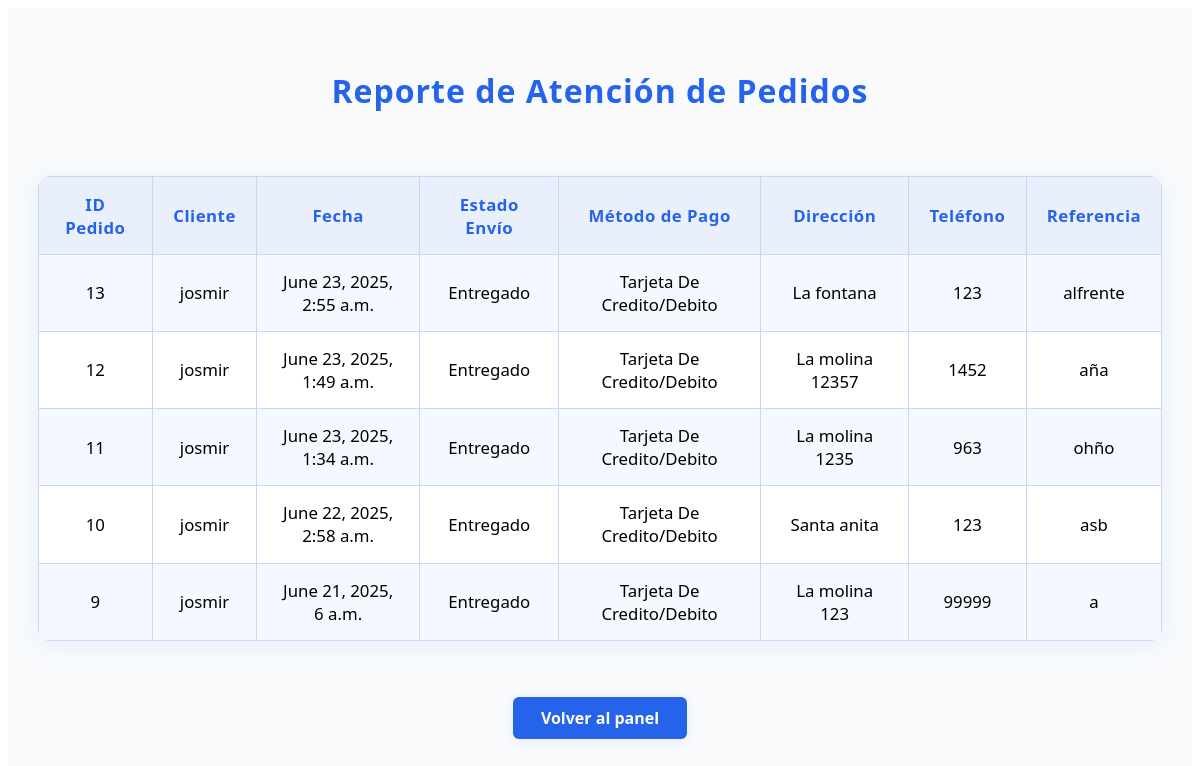
The app's page /directivo/reporte-atencion-pedidos/, older data.
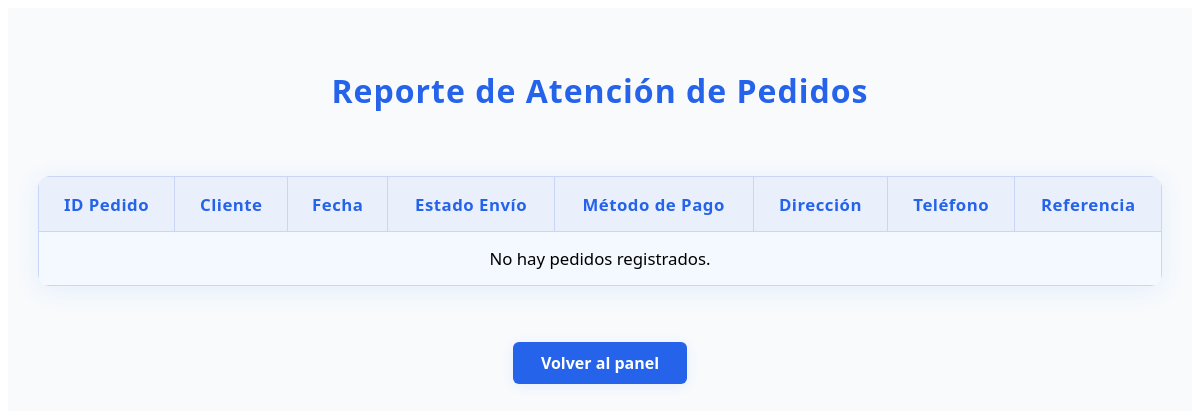
The same page, newer data.
### Cliente/pedidos/models.py (models this page shows, shortened)
class Pedido(models.Model):
    id_pedido = models.AutoField(primary_key=True)
    nombre_cliente = models.CharField(max_length=50)
    fecha = models.DateTimeField(default=timezone.now)
    estado_envio = models.CharField(max_length=50)
    id_metodo = models.ForeignKey('MetodoPago', on_delete=models.CASCADE)
    direccion_envio = models.CharField(max_length=200, blank=True, null=True)
    telefono_envio = models.CharField(max_length=20, blank=True, null=True)
    referencia_envio = models.CharField(max_length=200, blank=True, null=True)

class MetodoPago(models.Model):
    id_metodo = models.AutoField(primary_key=True)
    tipo_metodo = models.CharField(max_length=50)
    fecha = models.DateTimeField(default=timezone.now)
    descripcion = models.CharField(max_length=100)

### Directivo/Controller/DirectivoController.py (the view)
# urls.py: path('reporte-atencion-pedidos/', reporte_atencion_pedidos, name='reporte_atencion_pedidos'),
def reporte_atencion_pedidos(request):
    pedidos = Pedido.objects.select_related('id_metodo').order_by('-fecha')
    return render(request, 'reporte/reporte_atencion_pedidos.html', {'pedidos': pedidos})

### Directivo/templates/reporte/reporte_atencion_pedidos.html (shortened to what this page needs)
{% load static %}
<!DOCTYPE html>
<html>
<head>
    <link rel="stylesheet" href="{% static 'directivo/reporte_atencion_pedidos.css' %}">
</head>
<body>
    <div class="reporte-atencion-root">
        <h1>Reporte de Atención de Pedidos</h1>
        <table class="reporte-atencion-table">
            <tr>
                <th>ID Pedido</th>
                <th>Cliente</th>
                <th>Fecha</th>
                <th>Estado Envío</th>
                <th>Método de Pago</th>
                <th>Dirección</th>
                <th>Teléfono</th>
                <th>Referencia</th>
            </tr>
            {% for pedido in pedidos %}
            <tr>
                <td>{{ pedido.id_pedido }}</td>
                <td>{{ pedido.nombre_cliente }}</td>
                <td>{{ pedido.fecha }}</td>
                <td>{{ pedido.estado_envio }}</td>
                <td>{{ pedido.id_metodo.tipo_metodo }}</td>
                <td>{{ pedido.direccion_envio }}</td>
                <td>{{ pedido.telefono_envio }}</td>
                <td>{{ pedido.referencia_envio }}</td>
            </tr>
            {% empty %}
            <tr>
                <td colspan="8">No hay pedidos registrados.</td>
            </tr>
            {% endfor %}
        </table>
        <a href="{% url 'vista_directivo' %}" class="volver-link">Volver al panel</a>
    </div>
</body>
</html>

Row changes from the older to the newer data that the page shows:
removed Pedido: id_pedido "13", nombre_cliente "josmir", fecha "June 23, 2025, 2:55 a.m.", estado_envio "Entregado", id_metodo.tipo_metodo "Tarjeta De Credito/Debito", direccion_envio "La fontana", telefono_envio "123", referencia_envio "alfrente"
removed Pedido: id_pedido "12", nombre_cliente "josmir", fecha "June 23, 2025, 1:49 a.m.", estado_envio "Entregado", id_metodo.tipo_metodo "Tarjeta De Credito/Debito", direccion_envio "La molina 12357", telefono_envio "1452", referencia_envio "aña"
removed Pedido: id_pedido "11", nombre_cliente "josmir", fecha "June 23, 2025, 1:34 a.m.", estado_envio "Entregado", id_metodo.tipo_metodo "Tarjeta De Credito/Debito", direccion_envio "La molina 1235", telefono_envio "963", referencia_envio "ohño"
removed Pedido: id_pedido "10", nombre_cliente "josmir", fecha "June 22, 2025, 2:58 a.m.", estado_envio "Entregado", id_metodo.tipo_metodo "Tarjeta De Credito/Debito", direccion_envio "Santa anita", telefono_envio "123", referencia_envio "asb"
removed Pedido: id_pedido "9", nombre_cliente "josmir", fecha "June 21, 2025, 6 a.m.", estado_envio "Entregado", id_metodo.tipo_metodo "Tarjeta De Credito/Debito", direccion_envio "La molina 123", telefono_envio "99999", referencia_envio "a"
Text that changed along with them:
text now shown: "No hay pedidos registrados."
